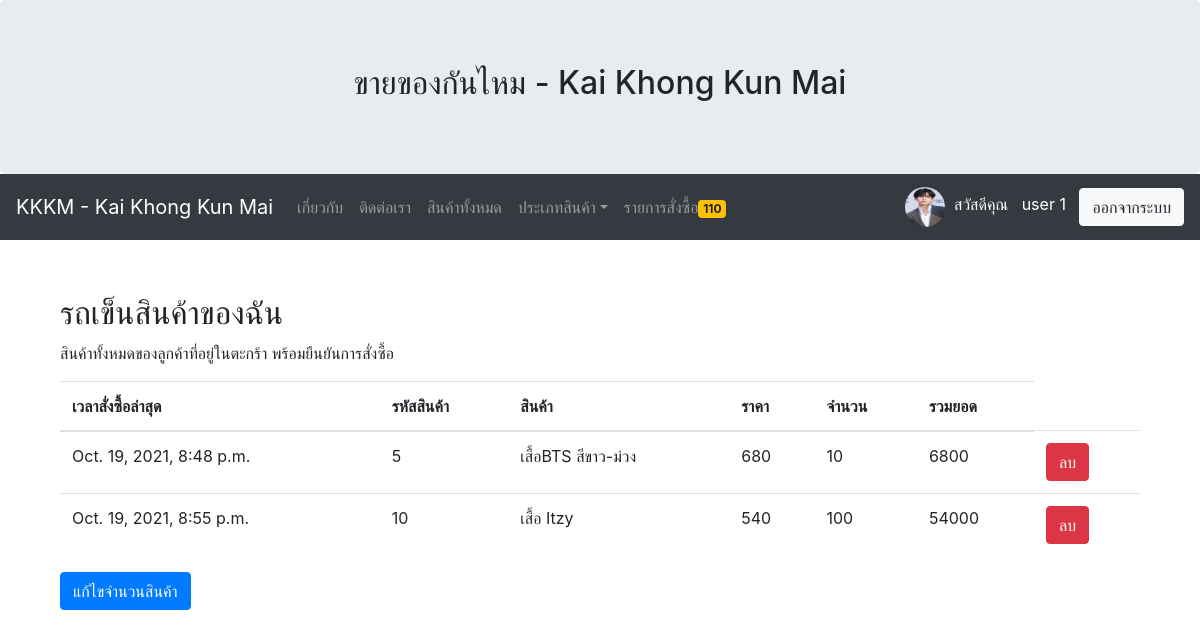
Screenshot of /mycart/ (signed in) with the database file from the repository.
### myapp/models.py (models this page shows, shortened)
class Profile(models.Model):
	user = models.OneToOneField(User,on_delete=models.CASCADE)
	photo = models.ImageField(upload_to="gallery_photo_profile",null=True,blank=True,default='dafaultprofile.png')
	usertype = models.CharField(max_length=100,default='member')
	cartquan = models.IntegerField(default=0) #เก็บจำนวนสินค้าในตะกร้า

class Cart(models.Model):
	user = models.ForeignKey(User,on_delete=models.CASCADE) #อ้างอิงถึง User
	productid = models.CharField(max_length=100) # id from database
	productname = models.CharField(max_length=100)
	price = models.IntegerField()
	quantity = models.IntegerField()
	total = models.IntegerField()
	stamp = models.DateTimeField(auto_now_add=True,blank=True,null=True)

### myapp/views.py (the view, shortened to what this page needs)
# urls.py: path('mycart/',MyCart,name='mycart-page'),
def MyCart(request):
	username = request.user.username #ออกมาเป็น string
	user = User.objects.get(username=username) #ออกมาเป็น objects
	context = {}
	mycart = Cart.objects.filter(user=user) #ใช้ .get ไม่ได้ เพราะ multiple (มีหลายอัน) ต้องใช้ filter เพราะ มีหลาย record
	context['mycart'] = mycart
	return render(request,'myapp/mycart.html',context)

### myapp/template/myapp/mycart.html (shortened to what this page needs)
{% extends 'myapp/base.html' %}
{% block article %}
<br>
<div class="container">
	  <h2>รถเข็นสินค้าของฉัน</h2>
	  <p>สินค้าทั้งหมดของลูกค้าที่อยู่ในตะกร้า พร้อมยืนยันการสั่งซื้อ</p>
	  <table class="table">
	    <thead>
		<tr>
		  <th>เวลาสั่งซื้อล่าสุด</th>
		  <th>รหัสสินค้า</th>
		  <th>สินค้า</th>
		  <th>ราคา</th>
		  <th>จำนวน</th>
		  <th>รวมยอด</th>
		</tr>
	    </thead>
	    <tbody>
	    {% for pd in mycart %}
		<tr>
		  <td>{{pd.stamp}}</td>
		  <td>{{pd.productid}}</td>
		  <td>{{pd.productname}}</td>
		  <td>{{pd.price}}</td>
		  <td>{{pd.quantity}}</td>
		  <td>{{pd.total}}</td>
		  <th>
		  <form method="POST" id="form{{pd.productid}}" onsubmit="return confirm('ยืนยันการลบสินค้าใช่หรือไม่?');" >
		  	<button type="submit" form="form{{pd.productid}}" class="btn btn-danger">ลบ</button>
		  </form>
		  </th>
		</tr>
	    {% endfor %}
	    </tbody>
	  </table>
	  <a href="{% url 'mycartedit-page' %}" class="btn btn-primary">แก้ไขจำนวนสินค้า</a>
</div>
{% endblock article %}

### myapp/template/myapp/base.html (shortened to what this page needs)
<!DOCTYPE html>
<html lang="en">
<head>
  <link rel="stylesheet" href="https://maxcdn.bootstrapcdn.com/bootstrap/4.5.2/css/bootstrap.min.css">
</head>
<body>
<div class="jumbotron text-center" style="margin-bottom: 0;">
  <h2>ขายของกันไหม - Kai Khong Kun Mai</h2>
</div>
<nav class="navbar navbar-expand-sm bg-dark navbar-dark">
  <a class="navbar-brand" href="{% url 'home-page' %}">KKKM - Kai Khong Kun Mai</a>
  <div class="collapse navbar-collapse" id="collapsibleNavbar">
                <ul class="navbar-nav mr-auto">
                  <li class="nav-item">
                    <a class="nav-link" href="{% url 'about-page' %}">เกี่ยวกับ</a>
                  </li>
                  <li class="nav-item">
                    <a class="nav-link" href="{% url 'contact-page' %}">ติดต่อเรา </a>
                  </li>
                  <li class="nav-item">
                    <a class="nav-link" href="{% url 'allproduct-page' %}">สินค้าทั้งหมด</a>
                  </li>
                   <li class="nav-item dropdown">
                    <a class="nav-link dropdown-toggle" href="#" id="dropdown01" data-toggle="dropdown" aria-haspopup="true" aria-expanded="false">
                      ประเภทสินค้า</a>
                  </li>
                  {% if user.is_authenticated and user.profile.usertype == 'member' %}
                  <li class="nav-item">
                    <a class="nav-link" href="{% url 'mycart-page' %}">รายการสั่งซื้อ<span class="badge badge-warning">{{user.profile.cartquan}}</span></a>
                  </li>
                  {% endif %}
                </ul>
                          {% if user.is_authenticated %}
                            <img src="{{user.profile.photo.url}}" width="40" height="40" class="rounded-circle">&nbsp&nbsp
                            <p style="color: white; margin-top: 10px">สวัสดีคุณ&nbsp&nbsp {{ user.first_name }}
                            {{ user.last_name }} &nbsp&nbsp </p>
                            <a class="btn btn-light" href="{% url 'logout' %}">ออกจากระบบ</a>
                          {% else %}
                            <a class="btn btn-primary" href="{% url 'register-page' %}">สมัครสมาชิก</a>&nbsp&nbsp&nbsp
                            <a class="btn btn-primary" href="{% url 'login' %}">เข้าสู่ระบบ</a>
                          {% endif %}
  </div>
</nav>
<div class="container" style="margin-top: 30px;">
  {% block article %}
  {% endblock article %}
</div>
</body>
</html>

### rows the page displays
Cart: stamp "Oct. 19, 2021, 8:48 p.m.", productid "5", productname "เสื้อBTS สีขาว-ม่วง", price "680", quantity "10", total "6800"
Cart: stamp "Oct. 19, 2021, 8:55 p.m.", productid "10", productname "เสื้อ Itzy", price "540", quantity "100", total "54000"

### other values shown
{{ user.profile.cartquan }} "110"
{{ user.first_name }} "user"
{{ user.last_name }} "1"
